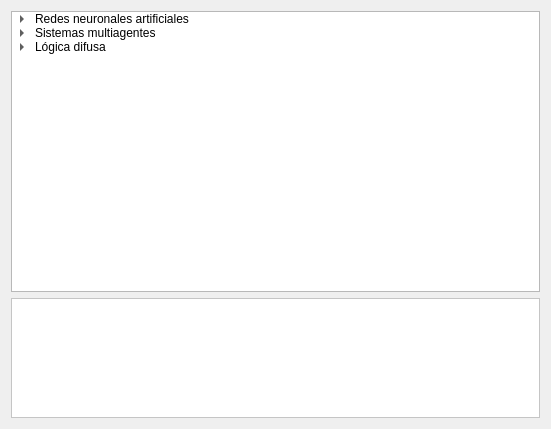
<?xml version="1.0" encoding="UTF-8"?>
<ui version="4.0">
 <class>SelectProjectPage</class>
 <widget class="QWidget" name="SelectProjectPage">
  <property name="geometry">
   <rect>
    <x>0</x>
    <y>0</y>
    <width>551</width>
    <height>429</height>
   </rect>
  </property>
  <property name="windowTitle">
   <string>Form</string>
  </property>
  <layout class="QVBoxLayout" name="verticalLayout">
   <item>
    <layout class="QVBoxLayout" name="principalLayout">
     <item>
      <widget class="QTreeWidget" name="treeProjects">
       <property name="sizePolicy">
        <sizepolicy hsizetype="Minimum" vsizetype="Expanding">
         <horstretch>0</horstretch>
         <verstretch>0</verstretch>
        </sizepolicy>
       </property>
       <property name="minimumSize">
        <size>
         <width>200</width>
         <height>0</height>
        </size>
       </property>
       <property name="editTriggers">
        <set>QAbstractItemView::NoEditTriggers</set>
       </property>
       <property name="showDropIndicator" stdset="0">
        <bool>true</bool>
       </property>
       <property name="iconSize">
        <size>
         <width>20</width>
         <height>20</height>
        </size>
       </property>
       <property name="rootIsDecorated">
        <bool>true</bool>
       </property>
       <property name="animated">
        <bool>true</bool>
       </property>
       <attribute name="headerVisible">
        <bool>false</bool>
       </attribute>
       <column>
        <property name="text">
         <string notr="true">1</string>
        </property>
       </column>
       <item>
        <property name="text">
         <string>Redes neuronales artificiales</string>
        </property>
        <property name="toolTip">
         <string>&lt;!DOCTYPE HTML PUBLIC &quot;-//W3C//DTD HTML 4.0//EN&quot; &quot;http://www.w3.org/TR/REC-html40/strict.dtd&quot;&gt;
&lt;html&gt;&lt;head&gt;&lt;meta name=&quot;qrichtext&quot; content=&quot;1&quot; /&gt;&lt;style type=&quot;text/css&quot;&gt;
p, li { white-space: pre-wrap; }
&lt;/style&gt;&lt;/head&gt;&lt;body style=&quot; font-family:'MS Shell Dlg 2'; font-size:8.25pt; font-weight:400; font-style:normal;&quot;&gt;
&lt;p style=&quot; margin-top:0px; margin-bottom:0px; margin-left:0px; margin-right:0px; -qt-block-indent:0; text-indent:0px;&quot;&gt;&lt;span style=&quot; font-size:8pt;&quot;&gt;Crea un proyecto con redes neuronales para emular el proceso de aprendizaje humano, las redes neuronales son un paradigma de la Inteligencia Artificial y permite agregar &amp;quot;inteligencia&amp;quot; a un sistema, puede crear su proyecto de redes neuronales y añadirlos a otros proyectos si lo desea. Asimismo puede crear sus propios modelos de redes neuronales para llevar a cabo pruebas y generar conclusiones.&lt;/span&gt;&lt;/p&gt;&lt;/body&gt;&lt;/html&gt;</string>
        </property>
        <property name="icon">
         <iconset resource="imagenes.qrc">
          <normaloff>:/imagenes/artificial neural network.png</normaloff>:/imagenes/artificial neural network.png</iconset>
        </property>
        <item>
         <property name="text">
          <string comment="simple-perceptron">Perceptron simple</string>
         </property>
         <property name="toolTip">
          <string>&lt;!DOCTYPE HTML PUBLIC &quot;-//W3C//DTD HTML 4.0//EN&quot; &quot;http://www.w3.org/TR/REC-html40/strict.dtd&quot;&gt;
&lt;html&gt;&lt;head&gt;&lt;meta name=&quot;qrichtext&quot; content=&quot;1&quot; /&gt;&lt;style type=&quot;text/css&quot;&gt;
p, li { white-space: pre-wrap; }
&lt;/style&gt;&lt;/head&gt;&lt;body style=&quot; font-family:'MS Shell Dlg 2'; font-size:8.25pt; font-weight:400; font-style:normal;&quot;&gt;
&lt;p style=&quot; margin-top:0px; margin-bottom:0px; margin-left:0px; margin-right:0px; -qt-block-indent:0; text-indent:0px;&quot;&gt;&lt;span style=&quot; font-size:8pt;&quot;&gt;Crea un proyecto con uno o mas perceptrónes simples como elementos principales. El perceptrón es la unidad mas elemental, con el muchas redes neuronales trabajan ya que su modelo es muy aproximado al de una neurona real.&lt;/span&gt;&lt;/p&gt;&lt;/body&gt;&lt;/html&gt;</string>
         </property>
         <property name="icon">
          <iconset resource="imagenes.qrc">
           <normaloff>:/imagenes/perceptron2.png</normaloff>:/imagenes/perceptron2.png</iconset>
         </property>
        </item>
        <item>
         <property name="text">
          <string comment="adaline">ADALINE</string>
         </property>
         <property name="toolTip">
          <string>&lt;!DOCTYPE HTML PUBLIC &quot;-//W3C//DTD HTML 4.0//EN&quot; &quot;http://www.w3.org/TR/REC-html40/strict.dtd&quot;&gt;
&lt;html&gt;&lt;head&gt;&lt;meta name=&quot;qrichtext&quot; content=&quot;1&quot; /&gt;&lt;style type=&quot;text/css&quot;&gt;
p, li { white-space: pre-wrap; }
&lt;/style&gt;&lt;/head&gt;&lt;body style=&quot; font-family:'MS Shell Dlg 2'; font-size:8.25pt; font-weight:400; font-style:normal;&quot;&gt;
&lt;p style=&quot; margin-top:0px; margin-bottom:0px; margin-left:0px; margin-right:0px; -qt-block-indent:0; text-indent:0px;&quot;&gt;&lt;span style=&quot; font-size:8pt;&quot;&gt;Crea un proyecto con uno o mas ADALINEs como elementos principales. Un ADALINE es un tipo especial de perceptrón que funciona de forma adaptativa y tiene una regla de entrenamiento totalmente distinta, idealmente utilizado para evitar la dependencia lineal.&lt;/span&gt;&lt;/p&gt;&lt;/body&gt;&lt;/html&gt;</string>
         </property>
         <property name="icon">
          <iconset resource="imagenes.qrc">
           <normaloff>:/imagenes/adaline.gif</normaloff>:/imagenes/adaline.gif</iconset>
         </property>
        </item>
        <item>
         <property name="text">
          <string comment="multilayer-perceptron">Perceptrón multicapa</string>
         </property>
         <property name="toolTip">
          <string>&lt;!DOCTYPE HTML PUBLIC &quot;-//W3C//DTD HTML 4.0//EN&quot; &quot;http://www.w3.org/TR/REC-html40/strict.dtd&quot;&gt;
&lt;html&gt;&lt;head&gt;&lt;meta name=&quot;qrichtext&quot; content=&quot;1&quot; /&gt;&lt;style type=&quot;text/css&quot;&gt;
p, li { white-space: pre-wrap; }
&lt;/style&gt;&lt;/head&gt;&lt;body style=&quot; font-family:'MS Shell Dlg 2'; font-size:8.25pt; font-weight:400; font-style:normal;&quot;&gt;
&lt;p style=&quot; margin-top:0px; margin-bottom:0px; margin-left:0px; margin-right:0px; -qt-block-indent:0; text-indent:0px;&quot;&gt;&lt;span style=&quot; font-size:8pt;&quot;&gt;Crea un proyecto con una o mas redes del tipo Perceptron Multicapa que consiste en una serie de capas de perceptrones que se organizan en capa de entrada, capa(s) oculta(s) y capa de salida. El número de capas y el número de perceptrones por capa puede ser modificado dependiendo las necesidades.&lt;/span&gt;&lt;/p&gt;&lt;/body&gt;&lt;/html&gt;</string>
         </property>
         <property name="icon">
          <iconset resource="imagenes.qrc">
           <normaloff>:/imagenes/perceptron multicapa.png</normaloff>:/imagenes/perceptron multicapa.png</iconset>
         </property>
        </item>
        <item>
         <property name="text">
          <string comment="hopfield">Hopfield</string>
         </property>
         <property name="toolTip">
          <string>&lt;!DOCTYPE HTML PUBLIC &quot;-//W3C//DTD HTML 4.0//EN&quot; &quot;http://www.w3.org/TR/REC-html40/strict.dtd&quot;&gt;
&lt;html&gt;&lt;head&gt;&lt;meta name=&quot;qrichtext&quot; content=&quot;1&quot; /&gt;&lt;style type=&quot;text/css&quot;&gt;
p, li { white-space: pre-wrap; }
&lt;/style&gt;&lt;/head&gt;&lt;body style=&quot; font-family:'MS Shell Dlg 2'; font-size:8.25pt; font-weight:400; font-style:normal;&quot;&gt;
&lt;p style=&quot; margin-top:0px; margin-bottom:0px; margin-left:0px; margin-right:0px; -qt-block-indent:0; text-indent:0px;&quot;&gt;&lt;span style=&quot; font-size:8pt;&quot;&gt;Crea un proyecto con una o mas Redes de Hopfield que basicamente son redes de perceptrones auto-asociados y que estan conectados bidireccionalmente unos con otros, esta cualidad junto con su algoritmo de entrenamiento permite que esta red se auto-organice y aprenda diferentes patrones.&lt;/span&gt;&lt;/p&gt;&lt;/body&gt;&lt;/html&gt;</string>
         </property>
         <property name="icon">
          <iconset resource="imagenes.qrc">
           <normaloff>:/imagenes/hopfield.jpg</normaloff>:/imagenes/hopfield.jpg</iconset>
         </property>
        </item>
       </item>
       <item>
        <property name="text">
         <string>Sistemas multiagentes</string>
        </property>
        <property name="toolTip">
         <string>&lt;!DOCTYPE HTML PUBLIC &quot;-//W3C//DTD HTML 4.0//EN&quot; &quot;http://www.w3.org/TR/REC-html40/strict.dtd&quot;&gt;
&lt;html&gt;&lt;head&gt;&lt;meta name=&quot;qrichtext&quot; content=&quot;1&quot; /&gt;&lt;style type=&quot;text/css&quot;&gt;
p, li { white-space: pre-wrap; }
&lt;/style&gt;&lt;/head&gt;&lt;body style=&quot; font-family:'MS Shell Dlg 2'; font-size:8.25pt; font-weight:400; font-style:normal;&quot;&gt;
&lt;p style=&quot; margin-top:0px; margin-bottom:0px; margin-left:0px; margin-right:0px; -qt-block-indent:0; text-indent:0px;&quot;&gt;&lt;span style=&quot; font-size:8pt;&quot;&gt;Crea un proyecto que le permite insertar cualquier cantidad de agentes personalizables y con caracteristicas que pueden ser añadidas, como actuadores, sensores, motores de inferencia, redes neuronales entre otras. Los sistemas multiagentes pueden ser dinamicos y llevar a cabo simulaciones de movimiento, ideales para emular el comportamiento de seres vivios, insectos sociales, entre otros. &lt;/span&gt;&lt;/p&gt;&lt;/body&gt;&lt;/html&gt;</string>
        </property>
        <property name="icon">
         <iconset resource="imagenes.qrc">
          <normaloff>:/imagenes/sistema multiagente.jpg</normaloff>:/imagenes/sistema multiagente.jpg</iconset>
        </property>
        <item>
         <property name="text">
          <string comment="multiagent-basic-system">Sistema básico</string>
         </property>
         <property name="toolTip">
          <string>&lt;!DOCTYPE HTML PUBLIC &quot;-//W3C//DTD HTML 4.0//EN&quot; &quot;http://www.w3.org/TR/REC-html40/strict.dtd&quot;&gt;
&lt;html&gt;&lt;head&gt;&lt;meta name=&quot;qrichtext&quot; content=&quot;1&quot; /&gt;&lt;style type=&quot;text/css&quot;&gt;
p, li { white-space: pre-wrap; }
&lt;/style&gt;&lt;/head&gt;&lt;body style=&quot; font-family:'MS Shell Dlg 2'; font-size:8.25pt; font-weight:400; font-style:normal;&quot;&gt;
&lt;p style=&quot; margin-top:0px; margin-bottom:0px; margin-left:0px; margin-right:0px; -qt-block-indent:0; text-indent:0px;&quot;&gt;&lt;span style=&quot; font-size:8pt;&quot;&gt;Crea un proyecto de un sistema multi-agente básico, puede contener multiples agentes interactuando entre sí dependiendo de las reglas o motor de respuestas, los actuadores y sensores que tengan.&lt;/span&gt;&lt;/p&gt;&lt;/body&gt;&lt;/html&gt;</string>
         </property>
        </item>
        <item>
         <property name="text">
          <string comment="sociable-insects">Sistemas de insectos sociales</string>
         </property>
         <property name="toolTip">
          <string>&lt;!DOCTYPE HTML PUBLIC &quot;-//W3C//DTD HTML 4.0//EN&quot; &quot;http://www.w3.org/TR/REC-html40/strict.dtd&quot;&gt;
&lt;html&gt;&lt;head&gt;&lt;meta name=&quot;qrichtext&quot; content=&quot;1&quot; /&gt;&lt;style type=&quot;text/css&quot;&gt;
p, li { white-space: pre-wrap; }
&lt;/style&gt;&lt;/head&gt;&lt;body style=&quot; font-family:'MS Shell Dlg 2'; font-size:8.25pt; font-weight:400; font-style:normal;&quot;&gt;
&lt;p style=&quot; margin-top:0px; margin-bottom:0px; margin-left:0px; margin-right:0px; -qt-block-indent:0; text-indent:0px;&quot;&gt;&lt;span style=&quot; font-size:8pt;&quot;&gt;Crea un proyecto especial multiagente donde cada agente tiene propiedades de insectos sociales básicos, como abejas, hormígas, entre otros. El tipo de insectos se puede cambiar dependiendo de la necesidad.&lt;/span&gt;&lt;/p&gt;&lt;/body&gt;&lt;/html&gt;</string>
         </property>
        </item>
       </item>
       <item>
        <property name="text">
         <string>Lógica difusa</string>
        </property>
        <property name="toolTip">
         <string>&lt;!DOCTYPE HTML PUBLIC &quot;-//W3C//DTD HTML 4.0//EN&quot; &quot;http://www.w3.org/TR/REC-html40/strict.dtd&quot;&gt;
&lt;html&gt;&lt;head&gt;&lt;meta name=&quot;qrichtext&quot; content=&quot;1&quot; /&gt;&lt;style type=&quot;text/css&quot;&gt;
p, li { white-space: pre-wrap; }
&lt;/style&gt;&lt;/head&gt;&lt;body style=&quot; font-family:'MS Shell Dlg 2'; font-size:8.25pt; font-weight:400; font-style:normal;&quot;&gt;
&lt;p style=&quot; margin-top:0px; margin-bottom:0px; margin-left:0px; margin-right:0px; -qt-block-indent:0; text-indent:0px;&quot;&gt;Crea un proyecto de logica difusa que le permite trabajar con sistemas que tienen variables con algun grado de pertenencia o borrosidad, es decir, datos que son imprecisos y que pueden venir del lenguaje natural humano. Este proyecto tambien puede ser incluido dentro de otros proyectos para generar sistemas mas complejos aun.&lt;/p&gt;&lt;/body&gt;&lt;/html&gt;</string>
        </property>
        <property name="icon">
         <iconset resource="imagenes.qrc">
          <normaloff>:/imagenes/fuzzy logic.png</normaloff>:/imagenes/fuzzy logic.png</iconset>
        </property>
        <item>
         <property name="text">
          <string comment="fuzzy-logic-basic-system">Sistema básico</string>
         </property>
         <property name="toolTip">
          <string>&lt;!DOCTYPE HTML PUBLIC &quot;-//W3C//DTD HTML 4.0//EN&quot; &quot;http://www.w3.org/TR/REC-html40/strict.dtd&quot;&gt;
&lt;html&gt;&lt;head&gt;&lt;meta name=&quot;qrichtext&quot; content=&quot;1&quot; /&gt;&lt;style type=&quot;text/css&quot;&gt;
p, li { white-space: pre-wrap; }
&lt;/style&gt;&lt;/head&gt;&lt;body style=&quot; font-family:'MS Shell Dlg 2'; font-size:8.25pt; font-weight:400; font-style:normal;&quot;&gt;
&lt;p style=&quot; margin-top:0px; margin-bottom:0px; margin-left:0px; margin-right:0px; -qt-block-indent:0; text-indent:0px;&quot;&gt;&lt;span style=&quot; font-size:8pt;&quot;&gt;Crea un proyecto de lógica difusa básico, se pueden configurar las reglas, hipotesis (condiciones), conclusiones y las funciones de membresía que corresponden a cada variable.&lt;/span&gt;&lt;/p&gt;&lt;/body&gt;&lt;/html&gt;</string>
         </property>
        </item>
       </item>
      </widget>
     </item>
     <item>
      <widget class="QLabel" name="lblDescription">
       <property name="minimumSize">
        <size>
         <width>0</width>
         <height>120</height>
        </size>
       </property>
       <property name="palette">
        <palette>
         <active>
          <colorrole role="WindowText">
           <brush brushstyle="SolidPattern">
            <color alpha="255">
             <red>0</red>
             <green>0</green>
             <blue>0</blue>
            </color>
           </brush>
          </colorrole>
          <colorrole role="Button">
           <brush brushstyle="SolidPattern">
            <color alpha="255">
             <red>255</red>
             <green>255</green>
             <blue>255</blue>
            </color>
           </brush>
          </colorrole>
          <colorrole role="Midlight">
           <brush brushstyle="SolidPattern">
            <color alpha="255">
             <red>255</red>
             <green>255</green>
             <blue>255</blue>
            </color>
           </brush>
          </colorrole>
          <colorrole role="Dark">
           <brush brushstyle="SolidPattern">
            <color alpha="255">
             <red>255</red>
             <green>255</green>
             <blue>255</blue>
            </color>
           </brush>
          </colorrole>
          <colorrole role="Mid">
           <brush brushstyle="SolidPattern">
            <color alpha="255">
             <red>255</red>
             <green>255</green>
             <blue>255</blue>
            </color>
           </brush>
          </colorrole>
          <colorrole role="Text">
           <brush brushstyle="SolidPattern">
            <color alpha="255">
             <red>0</red>
             <green>0</green>
             <blue>0</blue>
            </color>
           </brush>
          </colorrole>
          <colorrole role="ButtonText">
           <brush brushstyle="SolidPattern">
            <color alpha="255">
             <red>0</red>
             <green>0</green>
             <blue>0</blue>
            </color>
           </brush>
          </colorrole>
          <colorrole role="Base">
           <brush brushstyle="SolidPattern">
            <color alpha="255">
             <red>255</red>
             <green>255</green>
             <blue>255</blue>
            </color>
           </brush>
          </colorrole>
          <colorrole role="Window">
           <brush brushstyle="SolidPattern">
            <color alpha="255">
             <red>255</red>
             <green>255</green>
             <blue>255</blue>
            </color>
           </brush>
          </colorrole>
         </active>
         <inactive>
          <colorrole role="WindowText">
           <brush brushstyle="SolidPattern">
            <color alpha="255">
             <red>0</red>
             <green>0</green>
             <blue>0</blue>
            </color>
           </brush>
          </colorrole>
          <colorrole role="Button">
           <brush brushstyle="SolidPattern">
            <color alpha="255">
             <red>255</red>
             <green>255</green>
             <blue>255</blue>
            </color>
           </brush>
          </colorrole>
          <colorrole role="Midlight">
           <brush brushstyle="SolidPattern">
            <color alpha="255">
             <red>255</red>
             <green>255</green>
             <blue>255</blue>
            </color>
           </brush>
          </colorrole>
          <colorrole role="Dark">
           <brush brushstyle="SolidPattern">
            <color alpha="255">
             <red>255</red>
             <green>255</green>
             <blue>255</blue>
            </color>
           </brush>
          </colorrole>
          <colorrole role="Mid">
           <brush brushstyle="SolidPattern">
            <color alpha="255">
             <red>255</red>
             <green>255</green>
             <blue>255</blue>
            </color>
           </brush>
          </colorrole>
          <colorrole role="Text">
           <brush brushstyle="SolidPattern">
            <color alpha="255">
             <red>0</red>
             <green>0</green>
             <blue>0</blue>
            </color>
           </brush>
          </colorrole>
          <colorrole role="ButtonText">
           <brush brushstyle="SolidPattern">
            <color alpha="255">
             <red>0</red>
             <green>0</green>
             <blue>0</blue>
            </color>
           </brush>
          </colorrole>
          <colorrole role="Base">
           <brush brushstyle="SolidPattern">
            <color alpha="255">
             <red>255</red>
             <green>255</green>
             <blue>255</blue>
            </color>
           </brush>
          </colorrole>
          <colorrole role="Window">
           <brush brushstyle="SolidPattern">
            <color alpha="255">
             <red>255</red>
             <green>255</green>
             <blue>255</blue>
            </color>
           </brush>
          </colorrole>
         </inactive>
         <disabled>
          <colorrole role="WindowText">
           <brush brushstyle="SolidPattern">
            <color alpha="255">
             <red>255</red>
             <green>255</green>
             <blue>255</blue>
            </color>
           </brush>
          </colorrole>
          <colorrole role="Button">
           <brush brushstyle="SolidPattern">
            <color alpha="255">
             <red>255</red>
             <green>255</green>
             <blue>255</blue>
            </color>
           </brush>
          </colorrole>
          <colorrole role="Midlight">
           <brush brushstyle="SolidPattern">
            <color alpha="255">
             <red>255</red>
             <green>255</green>
             <blue>255</blue>
            </color>
           </brush>
          </colorrole>
          <colorrole role="Dark">
           <brush brushstyle="SolidPattern">
            <color alpha="255">
             <red>255</red>
             <green>255</green>
             <blue>255</blue>
            </color>
           </brush>
          </colorrole>
          <colorrole role="Mid">
           <brush brushstyle="SolidPattern">
            <color alpha="255">
             <red>255</red>
             <green>255</green>
             <blue>255</blue>
            </color>
           </brush>
          </colorrole>
          <colorrole role="Text">
           <brush brushstyle="SolidPattern">
            <color alpha="255">
             <red>255</red>
             <green>255</green>
             <blue>255</blue>
            </color>
           </brush>
          </colorrole>
          <colorrole role="ButtonText">
           <brush brushstyle="SolidPattern">
            <color alpha="255">
             <red>255</red>
             <green>255</green>
             <blue>255</blue>
            </color>
           </brush>
          </colorrole>
          <colorrole role="Base">
           <brush brushstyle="SolidPattern">
            <color alpha="255">
             <red>255</red>
             <green>255</green>
             <blue>255</blue>
            </color>
           </brush>
          </colorrole>
          <colorrole role="Window">
           <brush brushstyle="SolidPattern">
            <color alpha="255">
             <red>255</red>
             <green>255</green>
             <blue>255</blue>
            </color>
           </brush>
          </colorrole>
         </disabled>
        </palette>
       </property>
       <property name="autoFillBackground">
        <bool>true</bool>
       </property>
       <property name="frameShape">
        <enum>QFrame::StyledPanel</enum>
       </property>
       <property name="frameShadow">
        <enum>QFrame::Raised</enum>
       </property>
       <property name="lineWidth">
        <number>1</number>
       </property>
       <property name="text">
        <string/>
       </property>
       <property name="wordWrap">
        <bool>true</bool>
       </property>
       <property name="margin">
        <number>0</number>
       </property>
      </widget>
     </item>
    </layout>
   </item>
  </layout>
 </widget>
 <resources>
  <include location="imagenes.qrc"/>
 </resources>
 <connections>
  <connection>
   <sender>treeProjects</sender>
   <signal>currentItemChanged(QTreeWidgetItem*,QTreeWidgetItem*)</signal>
   <receiver>SelectProjectPage</receiver>
   <slot>currentItemProjectChanged(QTreeWidgetItem*,QTreeWidgetItem*)</slot>
   <hints>
    <hint type="sourcelabel">
     <x>450</x>
     <y>107</y>
    </hint>
    <hint type="destinationlabel">
     <x>550</x>
     <y>96</y>
    </hint>
   </hints>
  </connection>
 </connections>
 <slots>
  <slot>currentItemProjectChanged(QTreeWidgetItem*,QTreeWidgetItem*)</slot>
  <slot>itemPressedProject(QTreeWidgetItem*,int)</slot>
 </slots>
</ui>
